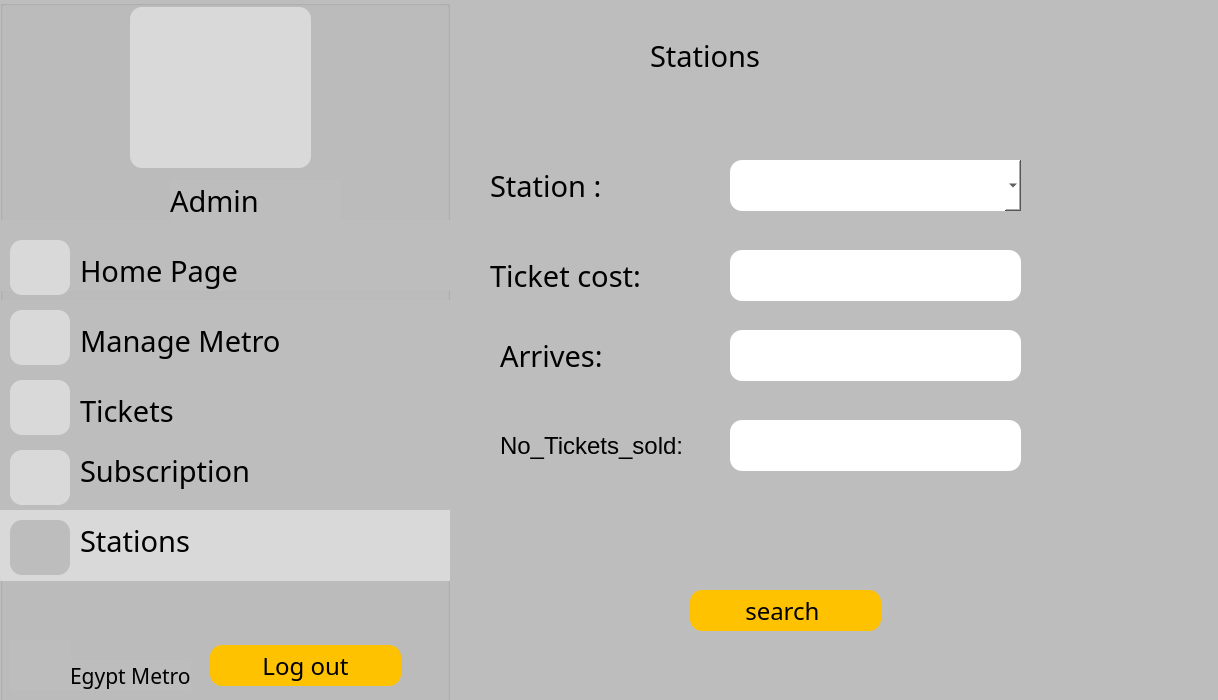
<?xml version="1.0" encoding="UTF-8"?>
<ui version="4.0">
 <class>AdminStations</class>
 <widget class="QDialog" name="AdminStations">
  <property name="geometry">
   <rect>
    <x>0</x>
    <y>0</y>
    <width>1218</width>
    <height>700</height>
   </rect>
  </property>
  <property name="windowTitle">
   <string>Dialog</string>
  </property>
  <property name="styleSheet">
   <string notr="true">background-color: #BDBDBD;</string>
  </property>
  <widget class="QGroupBox" name="groupBox">
   <property name="geometry">
    <rect>
     <x>0</x>
     <y>0</y>
     <width>450</width>
     <height>715</height>
    </rect>
   </property>
   <property name="styleSheet">
    <string notr="true">background-color: #BDBDBD;</string>
   </property>
   <property name="title">
    <string/>
   </property>
   <widget class="QLabel" name="holder_2">
    <property name="geometry">
     <rect>
      <x>130</x>
      <y>7</y>
      <width>181</width>
      <height>161</height>
     </rect>
    </property>
    <property name="styleSheet">
     <string notr="true">background-color: #D9D9D9;
border-radius: 12;</string>
    </property>
    <property name="text">
     <string/>
    </property>
   </widget>
   <widget class="QLabel" name="Metro_2">
    <property name="geometry">
     <rect>
      <x>10</x>
      <y>640</y>
      <width>61</width>
      <height>51</height>
     </rect>
    </property>
    <property name="text">
     <string/>
    </property>
   </widget>
   <widget class="QLabel" name="label_20">
    <property name="geometry">
     <rect>
      <x>70</x>
      <y>660</y>
      <width>121</width>
      <height>31</height>
     </rect>
    </property>
    <property name="font">
     <font>
      <family>BAXAUTRIAL</family>
      <pointsize>16</pointsize>
     </font>
    </property>
    <property name="text">
     <string>Egypt Metro</string>
    </property>
   </widget>
   <widget class="QPushButton" name="pushButton_11">
    <property name="geometry">
     <rect>
      <x>210</x>
      <y>645</y>
      <width>191</width>
      <height>41</height>
     </rect>
    </property>
    <property name="font">
     <font>
      <family>BAXAUTRIAL</family>
      <pointsize>18</pointsize>
     </font>
    </property>
    <property name="styleSheet">
     <string notr="true">background-color: #FFC200;
border-radius: 12;
color: black;</string>
    </property>
    <property name="text">
     <string>Log out</string>
    </property>
   </widget>
   <widget class="QLabel" name="username_2">
    <property name="geometry">
     <rect>
      <x>170</x>
      <y>180</y>
      <width>171</width>
      <height>41</height>
     </rect>
    </property>
    <property name="font">
     <font>
      <family>BAXAUTRIAL</family>
      <pointsize>22</pointsize>
     </font>
    </property>
    <property name="text">
     <string>Admin</string>
    </property>
   </widget>
   <widget class="QLabel" name="userpic_2">
    <property name="geometry">
     <rect>
      <x>160</x>
      <y>20</y>
      <width>141</width>
      <height>121</height>
     </rect>
    </property>
    <property name="styleSheet">
     <string notr="true">background-color: #D9D9D9;
border-radius: 12;</string>
    </property>
    <property name="text">
     <string/>
    </property>
   </widget>
   <widget class="QLabel" name="label_19">
    <property name="geometry">
     <rect>
      <x>80</x>
      <y>250</y>
      <width>171</width>
      <height>41</height>
     </rect>
    </property>
    <property name="font">
     <font>
      <family>BAXAUTRIAL</family>
      <pointsize>22</pointsize>
     </font>
    </property>
    <property name="styleSheet">
     <string notr="true">background-color: #BDBDBD;
border-radius: 1;</string>
    </property>
    <property name="text">
     <string>Home Page</string>
    </property>
   </widget>
   <widget class="QLabel" name="label_25">
    <property name="geometry">
     <rect>
      <x>80</x>
      <y>320</y>
      <width>211</width>
      <height>41</height>
     </rect>
    </property>
    <property name="font">
     <font>
      <family>BAXAUTRIAL</family>
      <pointsize>22</pointsize>
     </font>
    </property>
    <property name="text">
     <string>Manage Metro</string>
    </property>
   </widget>
   <widget class="QLabel" name="label_27">
    <property name="geometry">
     <rect>
      <x>80</x>
      <y>450</y>
      <width>171</width>
      <height>41</height>
     </rect>
    </property>
    <property name="font">
     <font>
      <family>BAXAUTRIAL</family>
      <pointsize>22</pointsize>
     </font>
    </property>
    <property name="text">
     <string>Subscription</string>
    </property>
   </widget>
   <widget class="QPushButton" name="pushButton_21">
    <property name="geometry">
     <rect>
      <x>0</x>
      <y>300</y>
      <width>451</width>
      <height>71</height>
     </rect>
    </property>
    <property name="styleSheet">
     <string notr="true">background-color: #BDBDBD;
border-radius: 1;</string>
    </property>
    <property name="text">
     <string/>
    </property>
   </widget>
   <widget class="QPushButton" name="pushButton_22">
    <property name="geometry">
     <rect>
      <x>0</x>
      <y>370</y>
      <width>451</width>
      <height>71</height>
     </rect>
    </property>
    <property name="styleSheet">
     <string notr="true">background-color: #BDBDBD;
border-radius: 1;</string>
    </property>
    <property name="text">
     <string/>
    </property>
   </widget>
   <widget class="QPushButton" name="pushButton_23">
    <property name="geometry">
     <rect>
      <x>0</x>
      <y>440</y>
      <width>451</width>
      <height>71</height>
     </rect>
    </property>
    <property name="styleSheet">
     <string notr="true">background-color: #BDBDBD;
border-radius: 1;</string>
    </property>
    <property name="text">
     <string/>
    </property>
   </widget>
   <widget class="QPushButton" name="pushButton_10">
    <property name="geometry">
     <rect>
      <x>0</x>
      <y>220</y>
      <width>451</width>
      <height>71</height>
     </rect>
    </property>
    <property name="styleSheet">
     <string notr="true">background-color: #BDBDBD;
border-radius: 1;</string>
    </property>
    <property name="text">
     <string/>
    </property>
   </widget>
   <widget class="QPushButton" name="pushButton_25">
    <property name="geometry">
     <rect>
      <x>0</x>
      <y>510</y>
      <width>451</width>
      <height>71</height>
     </rect>
    </property>
    <property name="styleSheet">
     <string notr="true">background-color: #D9D9D9;

border-radius: 1;</string>
    </property>
    <property name="text">
     <string/>
    </property>
   </widget>
   <widget class="QLabel" name="label_29">
    <property name="geometry">
     <rect>
      <x>80</x>
      <y>520</y>
      <width>171</width>
      <height>41</height>
     </rect>
    </property>
    <property name="font">
     <font>
      <family>BAXAUTRIAL</family>
      <pointsize>22</pointsize>
     </font>
    </property>
    <property name="styleSheet">
     <string notr="true">background-color: #D9D9D9;</string>
    </property>
    <property name="text">
     <string>Stations</string>
    </property>
   </widget>
   <widget class="QLabel" name="label_30">
    <property name="geometry">
     <rect>
      <x>80</x>
      <y>390</y>
      <width>171</width>
      <height>41</height>
     </rect>
    </property>
    <property name="font">
     <font>
      <family>BAXAUTRIAL</family>
      <pointsize>22</pointsize>
     </font>
    </property>
    <property name="text">
     <string>Tickets</string>
    </property>
   </widget>
   <widget class="QLabel" name="homepic_2">
    <property name="geometry">
     <rect>
      <x>10</x>
      <y>240</y>
      <width>60</width>
      <height>55</height>
     </rect>
    </property>
    <property name="styleSheet">
     <string notr="true">background-color: #D9D9D9;
border-radius: 12;</string>
    </property>
    <property name="text">
     <string/>
    </property>
   </widget>
   <widget class="QLabel" name="ManageMetro">
    <property name="geometry">
     <rect>
      <x>10</x>
      <y>310</y>
      <width>60</width>
      <height>55</height>
     </rect>
    </property>
    <property name="styleSheet">
     <string notr="true">background-color: #D9D9D9;
border-radius: 12;</string>
    </property>
    <property name="text">
     <string/>
    </property>
   </widget>
   <widget class="QLabel" name="Subscribtion">
    <property name="geometry">
     <rect>
      <x>10</x>
      <y>450</y>
      <width>60</width>
      <height>55</height>
     </rect>
    </property>
    <property name="styleSheet">
     <string notr="true">background-color: #D9D9D9;
border-radius: 12;</string>
    </property>
    <property name="text">
     <string/>
    </property>
   </widget>
   <widget class="QLabel" name="Station">
    <property name="geometry">
     <rect>
      <x>10</x>
      <y>520</y>
      <width>60</width>
      <height>55</height>
     </rect>
    </property>
    <property name="styleSheet">
     <string notr="true">background-color: #BDBDBD;
border-radius: 12;</string>
    </property>
    <property name="text">
     <string/>
    </property>
   </widget>
   <widget class="QLabel" name="Ticket">
    <property name="geometry">
     <rect>
      <x>10</x>
      <y>380</y>
      <width>60</width>
      <height>55</height>
     </rect>
    </property>
    <property name="styleSheet">
     <string notr="true">background-color: #D9D9D9;
border-radius: 12;</string>
    </property>
    <property name="text">
     <string/>
    </property>
   </widget>
   <zorder>pushButton_21</zorder>
   <zorder>ManageMetro</zorder>
   <zorder>pushButton_10</zorder>
   <zorder>homepic_2</zorder>
   <zorder>pushButton_23</zorder>
   <zorder>pushButton_22</zorder>
   <zorder>holder_2</zorder>
   <zorder>Metro_2</zorder>
   <zorder>label_20</zorder>
   <zorder>pushButton_11</zorder>
   <zorder>username_2</zorder>
   <zorder>userpic_2</zorder>
   <zorder>label_19</zorder>
   <zorder>label_25</zorder>
   <zorder>label_27</zorder>
   <zorder>pushButton_25</zorder>
   <zorder>label_29</zorder>
   <zorder>label_30</zorder>
   <zorder>Subscribtion</zorder>
   <zorder>Station</zorder>
   <zorder>Ticket</zorder>
  </widget>
  <widget class="QLineEdit" name="pass">
   <property name="geometry">
    <rect>
     <x>730</x>
     <y>330</y>
     <width>291</width>
     <height>51</height>
    </rect>
   </property>
   <property name="font">
    <font>
     <pointsize>18</pointsize>
    </font>
   </property>
   <property name="styleSheet">
    <string notr="true">background-color: white;
border-radius: 12;
color: black;</string>
   </property>
  </widget>
  <widget class="QLabel" name="label_3">
   <property name="geometry">
    <rect>
     <x>490</x>
     <y>250</y>
     <width>191</width>
     <height>51</height>
    </rect>
   </property>
   <property name="font">
    <font>
     <family>BAXAUTRIAL</family>
     <pointsize>22</pointsize>
    </font>
   </property>
   <property name="text">
    <string>Ticket cost:</string>
   </property>
  </widget>
  <widget class="QLabel" name="label_4">
   <property name="geometry">
    <rect>
     <x>500</x>
     <y>330</y>
     <width>151</width>
     <height>51</height>
    </rect>
   </property>
   <property name="font">
    <font>
     <family>BAXAUTRIAL</family>
     <pointsize>22</pointsize>
    </font>
   </property>
   <property name="text">
    <string>Arrives:</string>
   </property>
  </widget>
  <widget class="QLabel" name="label_2">
   <property name="geometry">
    <rect>
     <x>650</x>
     <y>30</y>
     <width>171</width>
     <height>51</height>
    </rect>
   </property>
   <property name="font">
    <font>
     <family>BAXAUTRIAL</family>
     <pointsize>22</pointsize>
    </font>
   </property>
   <property name="text">
    <string>Stations</string>
   </property>
  </widget>
  <widget class="QLineEdit" name="name">
   <property name="geometry">
    <rect>
     <x>730</x>
     <y>250</y>
     <width>291</width>
     <height>51</height>
    </rect>
   </property>
   <property name="font">
    <font>
     <pointsize>18</pointsize>
    </font>
   </property>
   <property name="styleSheet">
    <string notr="true">background-color: white;
border-radius: 12;
color: black;</string>
   </property>
  </widget>
  <widget class="QLabel" name="label_6">
   <property name="geometry">
    <rect>
     <x>490</x>
     <y>160</y>
     <width>171</width>
     <height>51</height>
    </rect>
   </property>
   <property name="font">
    <font>
     <family>BAXAUTRIAL</family>
     <pointsize>22</pointsize>
    </font>
   </property>
   <property name="text">
    <string>Station :</string>
   </property>
  </widget>
  <widget class="QLineEdit" name="pass_2">
   <property name="geometry">
    <rect>
     <x>730</x>
     <y>420</y>
     <width>291</width>
     <height>51</height>
    </rect>
   </property>
   <property name="font">
    <font>
     <pointsize>18</pointsize>
    </font>
   </property>
   <property name="styleSheet">
    <string notr="true">background-color: white;
border-radius: 12;
color: black;</string>
   </property>
   <property name="text">
    <string/>
   </property>
  </widget>
  <widget class="QLabel" name="label_5">
   <property name="geometry">
    <rect>
     <x>500</x>
     <y>420</y>
     <width>211</width>
     <height>51</height>
    </rect>
   </property>
   <property name="font">
    <font>
     <family>Segoe UI</family>
     <pointsize>18</pointsize>
    </font>
   </property>
   <property name="text">
    <string>No_Tickets_sold:</string>
   </property>
  </widget>
  <widget class="QComboBox" name="comboBox">
   <property name="geometry">
    <rect>
     <x>730</x>
     <y>160</y>
     <width>291</width>
     <height>51</height>
    </rect>
   </property>
   <property name="styleSheet">
    <string notr="true">background-color: rgb(255, 255, 255);

border-radius: 12;</string>
   </property>
  </widget>
  <widget class="QPushButton" name="pushButton_12">
   <property name="geometry">
    <rect>
     <x>690</x>
     <y>590</y>
     <width>191</width>
     <height>41</height>
    </rect>
   </property>
   <property name="font">
    <font>
     <family>BAXAUTRIAL</family>
     <pointsize>18</pointsize>
    </font>
   </property>
   <property name="styleSheet">
    <string notr="true">background-color: #FFC200;
border-radius: 12;
color: black;</string>
   </property>
   <property name="text">
    <string>search </string>
   </property>
  </widget>
 </widget>
 <resources/>
 <connections/>
</ui>
